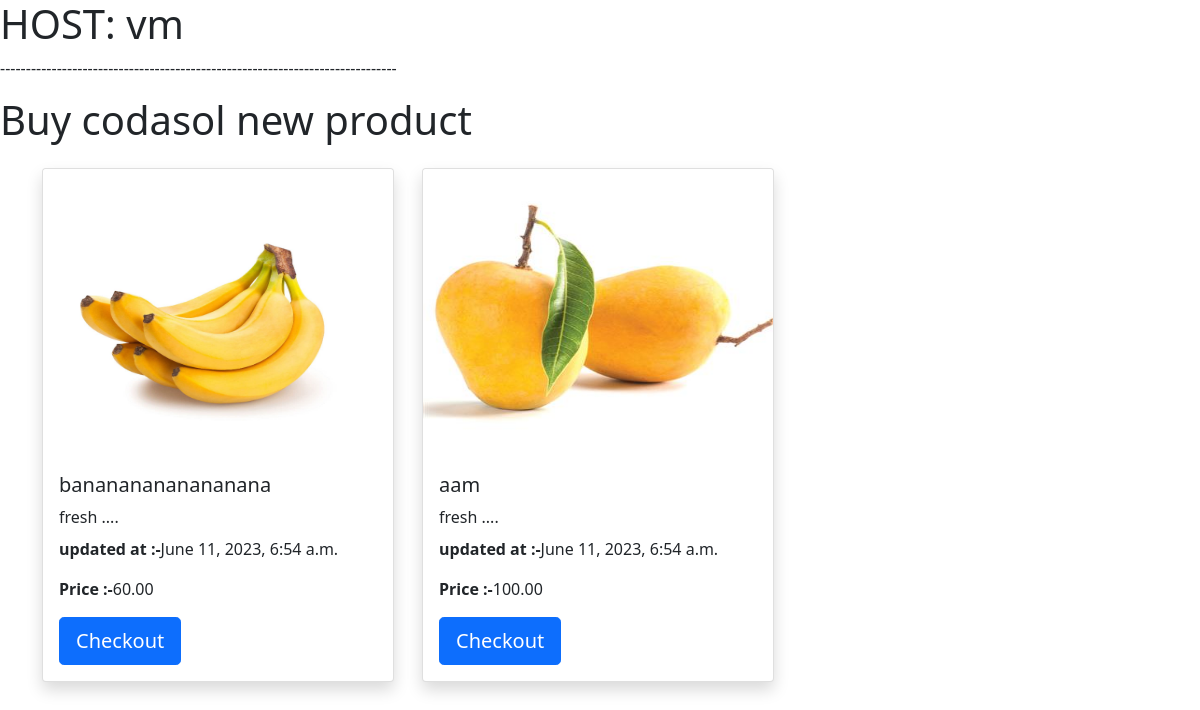
The page / on the database its author committed.
### product/models.py (models this page shows, shortened)
class Product(models.Model):
    name = models.CharField(max_length=100)
    description = models.TextField()
    price = models.DecimalField(max_digits=8, decimal_places=2)
    created_at = models.DateTimeField(auto_now_add=True)
    updated_at = models.DateTimeField(auto_now=True)
    image=models.ImageField(upload_to='Product/images',default='')

### product/views.py (the view)
# urls.py: path('', views.index, name='index'),
def index(request):
    host = socket.gethostname()
    context = {'products': Product.objects.all(), "host": host}
    return render(request,'product/checkout.html', context)

### product/templates/product/checkout.html (shortened to what this page needs)
<html>
 <head>
 <link href="https://cdn.jsdelivr.net/npm/bootstrap@5.0.1/dist/css/bootstrap.min.css" rel="stylesheet">
 </head>
 <body>
    <h1>HOST: {{host}}</h1>
    <p>-----------------------------------------------------------------------------</p>
    <h1>Buy codasol new product</h1>
 <div class="container">
        <div class="row">
                  {% for product in products %}
                    <div class="col-sm-4 my-3">
                      <div class="card shadow" style="width: 22rem;">
                        <img src="{{product.image.url}}" class="card-img-top rounded" style="height:18rem;" alt="...">
                        <div class="card-body">
                              {% if product.title|length >= 30 %}
                                    <h5 class="card-title">{{product.name|slice:":30"}} ....</h5>
                                    {% else %}
                                    <h5 class="card-title">{{product.name}}</h5>
                                    {% endif %}
                            <p class="card-title">{{product.description|slice:":30"}} ....</p>
                            <p class="card-text"><strong>updated at :-</strong>{{product.updated_at}}</p>
                            <p class="card-text"><strong>Price :-</strong>{{product.price}}</p>
                          <button type="button" id="checkout-button" data-value="{{ product.id }}" class="btn btn-lg btn-primary">Checkout</button>
                        </div>
                      </div>
                    </div>
                  {% endfor %}
        </div>
    </div>
 </body>
</html>

### rows shown on the page
Product: image (picture), name "banananananananana", description "fresh", updated_at "June 11, 2023, 6:54 a.m.", price "60.00", {{ product.id }} 1 (drawn)
Product: image (picture), name "aam", description "fresh", updated_at "June 11, 2023, 6:54 a.m.", price "100.00", {{ product.id }} 2 (drawn)
